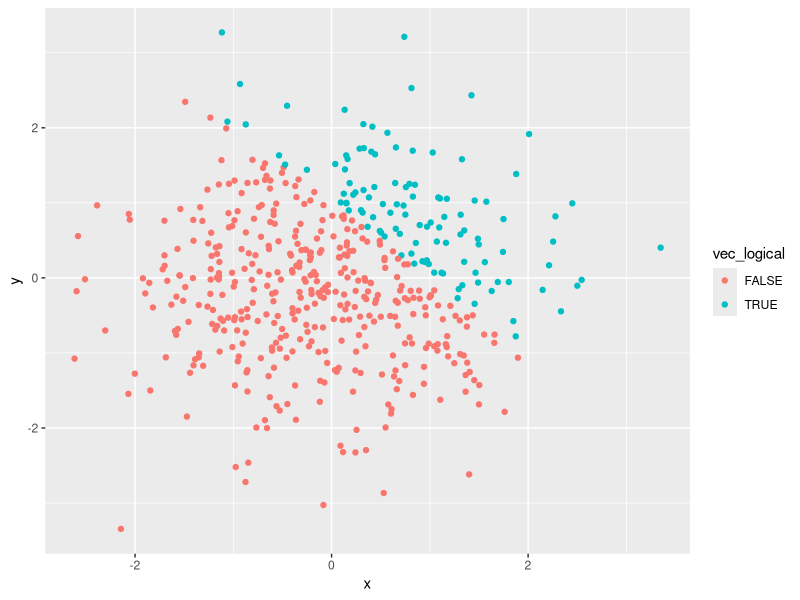
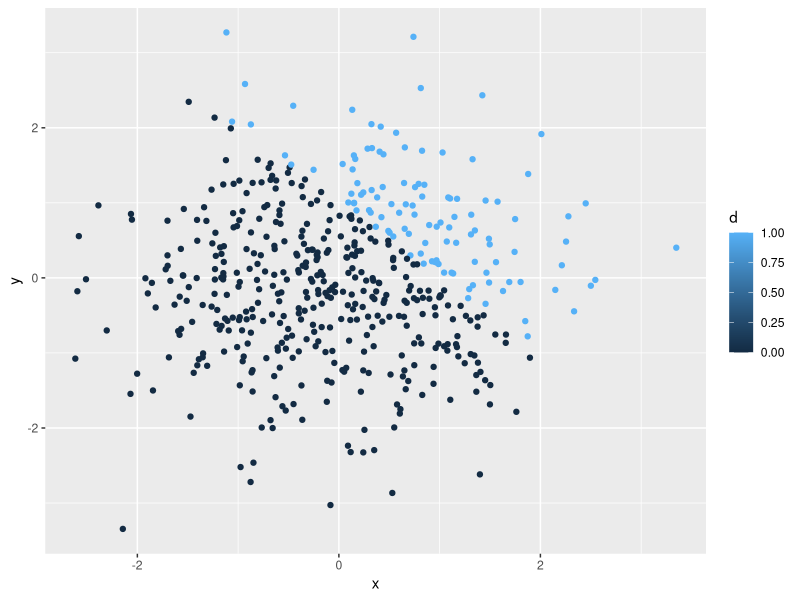
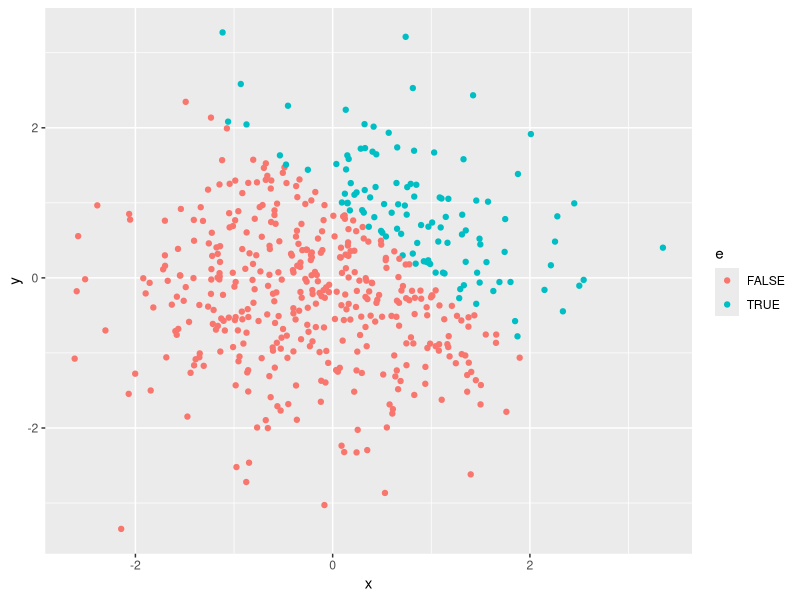
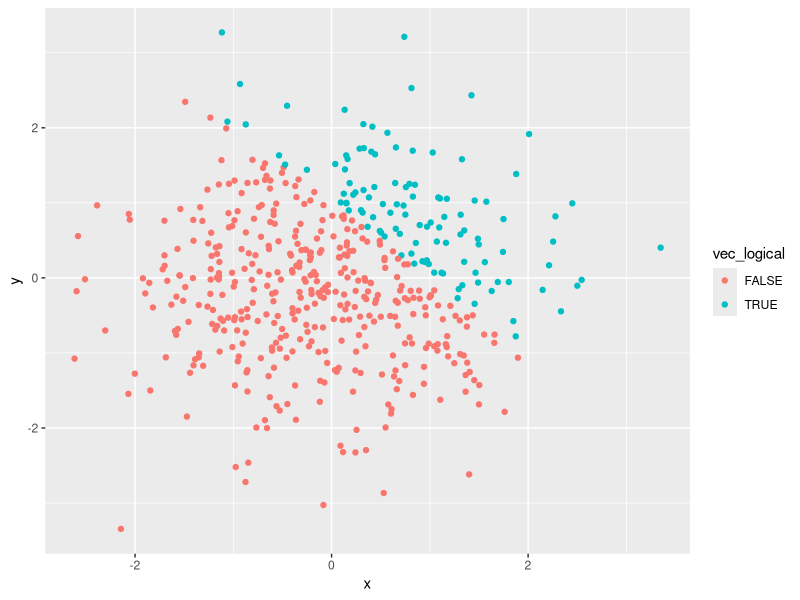

These charts were generated, in order, by the following R code:
## ---- chunk 1
knitr::opts_chunk$set(echo = TRUE)
## ---- chunk 2

library(tidyverse)
dataframe = tibble (
  x = rnorm(8),
  vec_logical = x > 0,
  vec_char = c("I'm Dania"),
  vec_factor = factor(c("low", "medium", "high", "low", "medium", "high", "low", "medium")))

mean(pull(dataframe, x))
mean(pull(dataframe, vec_logical))
mean(pull(dataframe, vec_char))
mean(pull(dataframe, vec_factor))
## ---- chunk 3
log_to_num = as.numeric(pull(dataframe, vec_logical))
char_to_num = as.numeric(pull(dataframe, vec_char))
fac_to_num = as.numeric(pull(dataframe, vec_factor))
## ---- chunk 4
x = rnorm(8)
a = as.numeric(pull(dataframe, vec_logical)) * x
b = as.factor(pull(dataframe, vec_logical)) * x
c = as.numeric(b) * x
## ---- chunk 5

library(tidyverse)

dataframe2 = tibble(
x = rnorm (500),
y = rnorm (500),
vec_logical = x + y > 1,
d = as.numeric(vec_logical),
e = as.factor(vec_logical)
)
## ---- chunk 6
# A scatterplot of y vs x
plot1 = ggplot(dataframe2, aes( x = x, y = y)) + 
  geom_point(aes(color = vec_logical))

plot1
## ---- chunk 7
#A second scatterplot using numeric variables
plot2 = ggplot(dataframe2, aes( x = x, y = y)) + 
  geom_point(aes(color = d))

plot2
## ---- chunk 8
#A third scatterplot using factor variables
plot3 = ggplot(dataframe2, aes( x = x, y = y)) + 
  geom_point(aes(color = e))

plot3
## ---- chunk 9
ggsave ("question2.pdf", plot = plot1)
